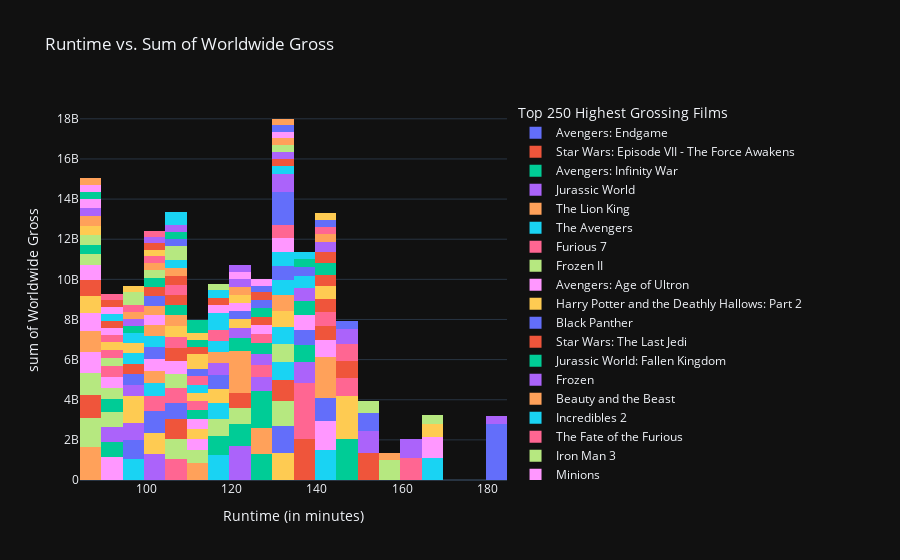

Notebook code for this chart:
### Markdown cell above
#### Fig. 8 -Runtime vs. Sum of Worldwide Gross
The figure below shows the relationship between a film's length and the combined worldwide gross of the top 250 highest grossing films .  In contrast to the previous plot, we see that <b>the highest grossing individual segment is 130 to 135 minutes.</b>

### Code cell
px.histogram(data_frame = runtime_gross_df.head(250), x ='runtime_minutes', y = 'ww_gross', 
             color = 'primary_title', title = 'Runtime vs. Sum of Worldwide Gross', template = 'plotly_dark',
             labels = {'runtime_minutes': 'Runtime (in minutes)', 'ww_gross': 'Worldwide Gross', 'primary_title': 'Top 250 Highest Grossing Films'} )
